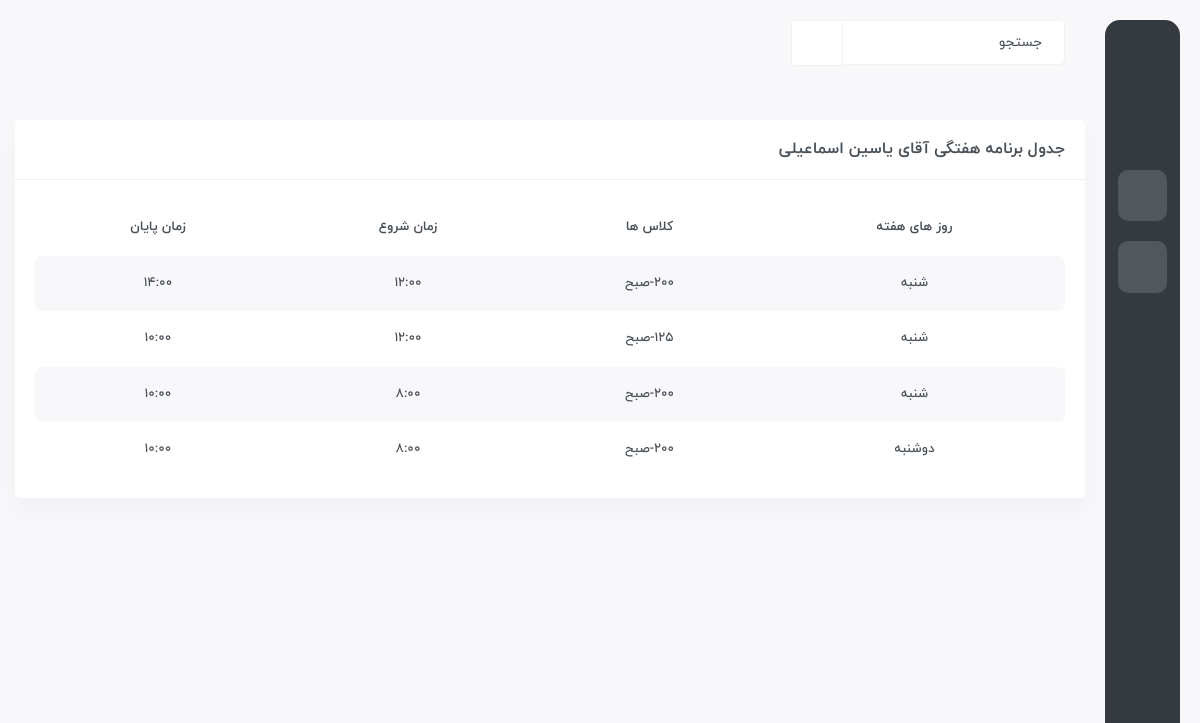
Screenshot of / (signed in) with the database file from the repository.
### teacher/models.py (models this page shows, shortened)
class TeacherWeek(models.Model):
    teacher = models.ForeignKey(User, on_delete=models.CASCADE, verbose_name='نام معلم')
    classes = models.ForeignKey(Class, on_delete=models.CASCADE, verbose_name='نام کلاس')
    day = models.CharField(max_length=10, choices=WEEK, verbose_name='روز های هفته')
    start_time = models.TimeField(verbose_name='شروع ساعت کلاس')
    end_time = models.TimeField(verbose_name='پایان ساعت کلاس')

### Student/models.py (models this page shows)
class Class(models.Model):
    number = models.IntegerField()
    shift = models.CharField(choices=SHIFT, max_length=3)
    def __str__(self):
        return f'{self.number}-{self.shift}'

### Student/views.py (the view)
class IndexView(LoginRequiredMixin, generic.View):
    login_url = 'account:login'
    template_name = 'home.html'
    def get(self, request):
        if request.user.is_superuser:
            student_m = models.Student.objects.filter(class_id__shift='صبح').count()
            student_e = models.Student.objects.filter(class_id__shift='عصر').count()
            c = {
                'student_m': student_m,
                'student_e': student_e,
            }
            assign_m = models.Assign.objects.filter(class_id__shift='صبح')
            assign_e = models.Assign.objects.filter(class_id__shift='عصر')
            if assign_m.exists():
                c['class_room_m'] = assign_m
            if assign_e.exists():
                c['class_room_e'] = assign_e
            return render(request, self.template_name, c)
        else:
            self.template_name = 'teacher.html'
            teacher = User.objects.get(username=request.user.username)
            teacher_week_table = TeacherWeek.objects.filter(teacher=teacher).order_by('-day', '-start_time')
            context = {
                'teacher': teacher,
                'teacher_wt': teacher_week_table
            }
            return render(request, self.template_name, context)

### teacher/templates/teacher.html (shortened to what this page needs)
{% extends 'base.html' %}
{% load static %}
{% block body %}
	<div id="main-wrapper">
	    <div class="content-body">
            <div class="container">
                <div class="row">
                    <div class="col-xxl-12 col-xl-12">
                        <div class="card">
                        <div class="card-header">
                            <h4 class="card-title">جدول برنامه هفتگی آقای  {{ teacher.get_full_name }}</h4>
                        </div>
                        <div class="card-body">
                            <div class="table-responsive transaction-table">
                            <table class="table table-striped responsive-table text-center">
                                <thead>
                                <tr>
                                    <th>روز های هفته</th>
                                    <th>کلاس ها</th>
                                    <th>زمان شروع</th>
                                    <th>زمان پایان</th>
                                </tr>
                                </thead>
                                <tbody>
                                {% for t in teacher_wt %}
                                    <tr>
                                            <td>{{ t.day }}</td>
                                            <td>{{ t.classes }}</td>
                                            <td>{{ t.start_time }}</td>
                                            <td>{{ t.end_time }}</td>
                                    </tr>
                                {% endfor %}
                                </tbody>
                            </table>
                            </div>
                        </div>
                        </div>
                    </div>
                </div>
            </div>
	</div>
{% endblock %}

### rows the page displays
TeacherWeek: day "شنبه", classes "200-صبح", start_time "12:00", end_time "14:00"
TeacherWeek: day "شنبه", classes "125-صبح", start_time "12:00", end_time "10:00"
TeacherWeek: day "شنبه", classes "200-صبح", start_time "8:00", end_time "10:00"
TeacherWeek: day "دوشنبه", classes "200-صبح", start_time "8:00", end_time "10:00"

### other values shown
{{ teacher.get_full_name }} "یاسین اسماعیلی"
